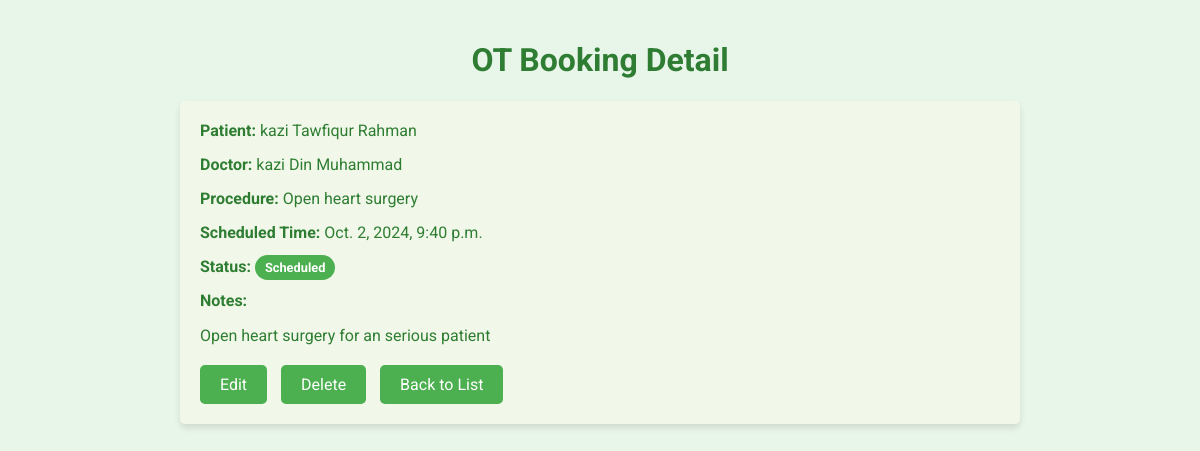
Screenshot of /ot-bookings/1/ (signed in) with the database file from the repository.
### hospital/models.py (models this page shows, shortened)
class OTBooking(models.Model):
    STATUS_CHOICES = [
        ('scheduled', 'Scheduled'),
        ('in_progress', 'In Progress'),
        ('completed', 'Completed'),
        ('cancelled', 'Cancelled'),
    ]
    patient = models.ForeignKey(Patient, on_delete=models.CASCADE)
    doctor = models.ForeignKey(Doctor, on_delete=models.CASCADE)
    scheduled_time = models.DateTimeField()
    end_time = models.DateTimeField(null=True, blank=True)
    procedure = models.CharField(max_length=200)
    status = models.CharField(max_length=20, choices=STATUS_CHOICES, default='scheduled')
    notes = models.TextField(blank=True)

class Patient(models.Model):
    PATIENT_TYPES = [
        ('indoor', 'Indoor'),
        ('outdoor', 'Outdoor'),
    ]
    name = models.CharField(max_length=200, null=True, blank=True)
    date_of_birth = models.DateField(null=True, blank=True)
    gender = models.CharField(max_length=10, null=True, blank=True,
                    choices=[('M', 'Male'), ('F', 'Female'), ('O', 'Other')])
    phone_number = models.CharField(max_length=15, null=True, blank=True)
    email = models.EmailField(null=True, blank=True)
    address = models.TextField(null=True, blank=True)
    photo = models.ImageField(upload_to='patient_photos/', null=True, blank=True)
    patient_type = models.CharField(max_length=7,
                                    choices=PATIENT_TYPES, default='outdoor')
    is_admitted = models.BooleanField(default=False)
    admission_date = models.DateTimeField(null=True, blank=True)
    discharge_date = models.DateTimeField(null=True, blank=True)
    bed = models.OneToOneField(Bed, on_delete=models.SET_NULL,
                               null=True, blank=True, related_name='current_patient')

class Doctor(models.Model):
    name = models.CharField(max_length=200)
    specialization = models.CharField(max_length=100, null=True, blank=True)
    phone_number = models.CharField(max_length=15, null=True, blank=True)
    photo = models.ImageField(upload_to='doctor_photos/', null=True, blank=True)

### hospital/views.py (the view)
# urls.py: path('ot-bookings/<int:pk>/', views.ot_booking_detail, name='ot_booking_detail'),
@login_required
def ot_booking_detail(request, pk):
    booking = get_object_or_404(OTBooking, pk=pk)
    return render(request, 'hospital/ot_booking_detail.html', {'booking': booking})

### hospital/templates/hospital/ot_booking_detail.html (shortened to what this page needs)
<!DOCTYPE html>
<html lang="en">
<head>
</head>
<body>
    <h1>OT Booking Detail</h1>
    <div class="container">
        <div class="detail-row">
            <span class="detail-label">Patient:</span> {{ booking.patient.name }}
        </div>
        <div class="detail-row">
            <span class="detail-label">Doctor:</span> {{ booking.doctor.name }}
        </div>
        <div class="detail-row">
            <span class="detail-label">Procedure:</span> {{ booking.procedure }}
        </div>
        <div class="detail-row">
            <span class="detail-label">Scheduled Time:</span> {{ booking.scheduled_time }}
        </div>
        <div class="detail-row">
            <span class="detail-label">Status:</span>
            <span class="status-badge">
                {{ booking.get_status_display }}
            </span>
        </div>
        <div class="detail-row">
            <span class="detail-label">Notes:</span>
            <p>{{ booking.notes|linebreaks }}</p>
        </div>
        <div class="action-links">
            <a href="{% url 'ot_booking_update' booking.pk %}">Edit</a>
            <a href="{% url 'ot_booking_delete' booking.pk %}">Delete</a>
            <a href="{% url 'ot_booking_list' %}">Back to List</a>
        </div>
    </div>
</body>
</html>

### hospital/templates/hospital/ot_booking_detail.html (style rules this page uses)
body { font-family: 'Roboto', sans-serif; background-color: #e8f5e9; margin: 0; padding: 20px; color: #2e7d32; }
h1 { color: #2e7d32; text-align: center; }
.container { max-width: 800px; margin: 0 auto; background-color: #f1f8e9; padding: 20px; border-radius: 5px; box-shadow: 0 4px 6px rgba(0, 0, 0, 0.1); }
.detail-row { margin-bottom: 15px; }
.detail-label { font-weight: bold; color: #2e7d32; }
.status-badge { padding: 5px 10px; border-radius: 20px; font-size: 0.8em; font-weight: bold; color: #fff; background-color: #4CAF50; }
.action-links { margin-top: 20px; }
.action-links a { display: inline-block; margin-right: 10px; padding: 10px 20px; background-color: #4CAF50; color: white; text-decoration: none; border-radius: 5px; }

### rows the page displays
OTBooking: patient.name "kazi Tawfiqur Rahman", doctor.name "kazi Din Muhammad", procedure "Open heart surgery", scheduled_time "Oct. 2, 2024, 9:40 p.m.", status "Scheduled", notes "Open heart surgery for an serious patient"
